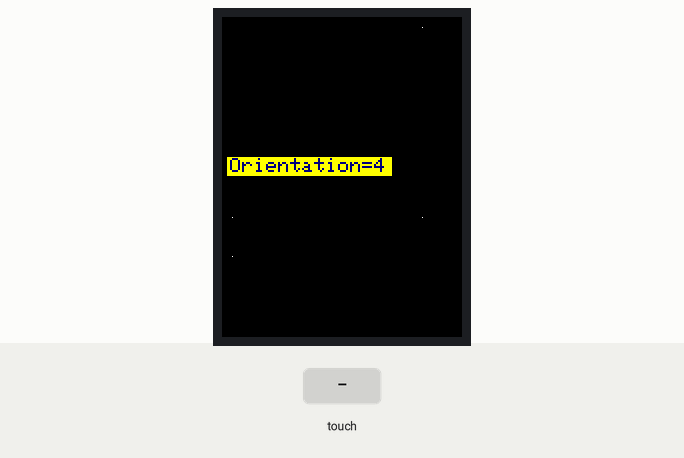
Bench run of a sketch on a simulated Teensy 4. Shown: 240×320 colour display. The test bench sets the inputs (shaded band). What the sketch prints to the serial monitor is not drawn.

Above: at 1.4 s.
1.5 s: touch panel pressed at 13 % / 10 % of its raw x / y range
At 2.7 s:
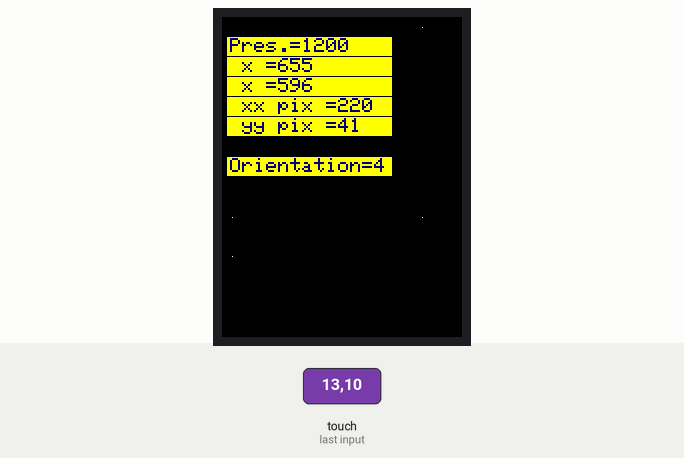
3.0 s: touch panel pressed at 38 % / 10 % of its raw x / y range
At 3.7 s:
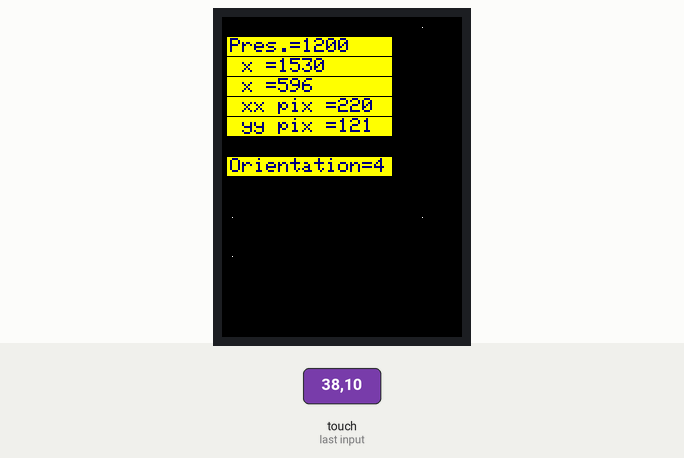
At 14.1 s:
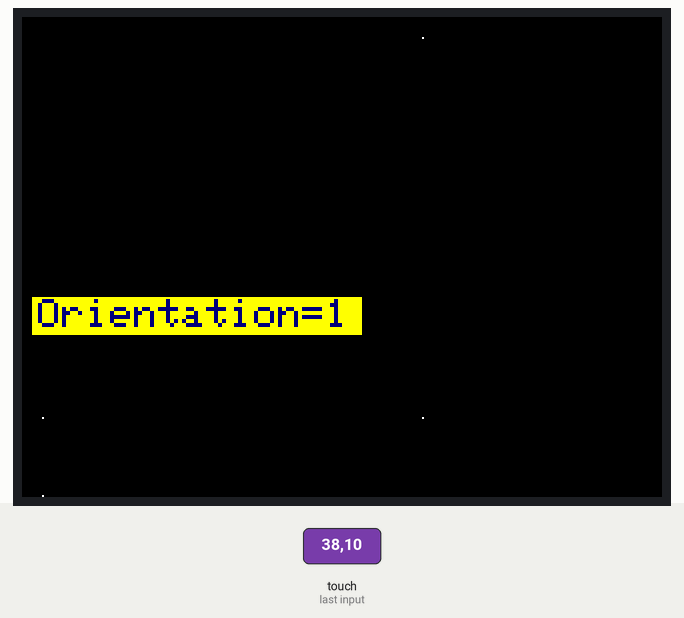
Timing chart, 0 to 15.6 s (numbered marks = the images above; inputs shaded):
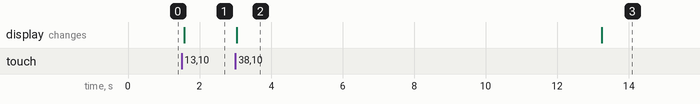

Measured:
- after the input at 1.5 s, the display: changes after 0.07 s (image 1)
- what the display in image 2 shows lasts 10.2 s, from 3.0 s to 13.2 s

The sketch:

ILI9341TouchTest.ino
```cpp
// Teensy test ILI9341 display with XPT20464 Touch controller wired to SPI
// Not the simplest sketch perhaps - but,
// It simply shows how to orient the display and map returned touch values to pixels
// Demonstrates usage in any of 4 TFT rotations, and a way of writing debug strings to the screen & USB
// Touch points are returned from hardware fixed frame of reference, but display orientation is viewer relative
// Uses elapsedMillis time references to control poll rate of the TOUCH sensor without delay()
// http://Forum.pjrc.com :: defragster

#include <XPT2046_Touchscreen.h>
#include <SPI.h>
#include <Wire.h>
#include <ILI9341_t3.h>

// SPI COMMON assumed :: MOSI=11, MISO=12, SCK=13
#define CS_PIN  8
XPT2046_Touchscreen ts(CS_PIN);
#define TFT_CS 10
#define TFT_DC  9
ILI9341_t3 tft = ILI9341_t3(TFT_CS, TFT_DC);

int orientationLast;
void setup() {
  ts.begin(); // always returns TRUE
  while ( !Serial && (millis() < 2000)) ;
  Serial.println("Touchscreen started.");
  tft.begin();  // void return
  Serial.println("ILI9341 started.");
  orientationLast = ButtonRotate( 4 );  // Set mapping orientation, clear screen
  tftD( 7, orientationLast, "Orientation");
  setTarget();
}

elapsedMillis waitTouch;
elapsedMillis noTouch;
TS_Point pp; // Shared into TS_getMap : ideally not used outside

int16_t xx;
int16_t yy;
void loop() {
  if (waitTouch > 100) {
    if ( TS_getMap( xx, yy ) ) {
      tftD( 1, pp.z, "Pres.");
      tftD( 2, pp.x, " x ");
      tftD( 3, pp.y, " x ");
      tftD( 4, xx, " xx pix ");
      tftD( 5, yy, " yy pix ");
      Serial.println();
      noTouch = 0;
    }
    waitTouch = 0;
  }
  if (noTouch > 10000) {
    noTouch = 0;
    Serial.println("Touchscreen Not touched for 10 seconds. Rotating Screen.");
    orientationLast = ButtonRotate( 1 + orientationLast );
    tftD( 7, orientationLast, "Orientation");
    setTarget();
    Serial.println();
  }
}

// Display target touch points to test mapping
void setTarget() {
  tft.drawPixel( 200, 10, ILI9341_WHITE );
  tft.drawPixel( 200, 200, ILI9341_WHITE );
  tft.drawPixel( 10, 200, ILI9341_WHITE );
  tft.drawPixel( 10, 239, ILI9341_WHITE );
}

// ---- Screen Mapping Code :: START ------------------------
int16_t TS_Rotate = 4;  // Adjust TFT orientation to your use - pixel Mapping follows
struct TS_MAP {  // [Zero] is calibration for mapping to pixel, 1-4 follow screen rotation for mapping math
  int16_t xt; int16_t xb; int16_t yl; int16_t yr;
};
TS_MAP tsMap[5] = { {200, 3700, 325, 3670 }, { 0, 319, 0, 239 }, { 319, 0, 0, 239 }, { 319, 0, 239, 0 }, { 0, 319, 239, 0 } };
int  ButtonRotate( int setrotate )
{
  if ( setrotate > 4 ) setrotate = 1;
  if ( setrotate < 1 ) setrotate = 4;
  tft.setRotation(TS_Rotate = setrotate);
  tft.fillScreen(ILI9341_BLACK);
  return setrotate;
}

boolean TS_getMap( int16_t &xx, int16_t &yy )
{
  pp = ts.getPoint();
  if ( ts.touched())
    pp = ts.getPoint();
  else
    return false;
  xx = map(pp.x, tsMap[0].xt, tsMap[0].xb, tsMap[TS_Rotate].xt, tsMap[TS_Rotate].xb);
  yy = map(pp.y, tsMap[0].yl, tsMap[0].yr, tsMap[TS_Rotate].yl, tsMap[TS_Rotate].yr);
  if (!(TS_Rotate % 2)) {
    int16_t swap = xx;
    xx = yy;
    yy = swap;
  }
  return true;
}
// ---- Screen Mapping Code :: END ------------------------

// Sample DEBUG to TFT and echo to USB
void tftD( int16_t line, int32_t val, const char *szinfo ) {
  if ( line < 10 ) {
    tft.fillRect(5, (20 * line), 165, 19, ILI9341_YELLOW);
    tft.setCursor(8, 1 + 20 * line );
    tft.setTextColor(ILI9341_NAVY);
    tft.setTextSize(2);
    tft.print(szinfo);
    tft.print("=");
    tft.print(val);
  }
  Serial.print(szinfo);
  Serial.print("=");
  Serial.print(val);
  Serial.print(" ");
}
```
